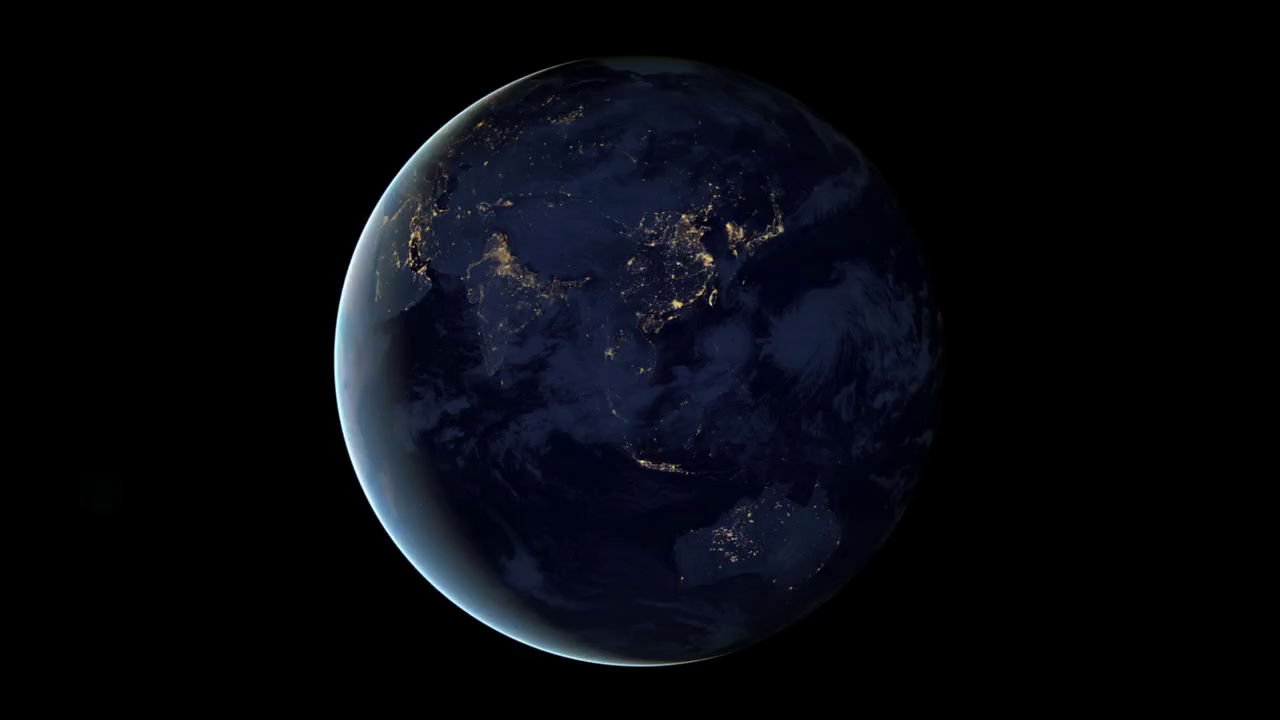
#> input picture frame 0 of ExampleFile.mov, 1280 x 720 px, given in place of Worm3.avi, which was not available
$ python SiftV1.py
#> lines starting #> are read from the running program, lines starting #| are printed output that depends on the picture; after the words box and inside, x2 and y2 are one past the last pixel; in counts of white or black regions, pixels touching at a corner belong together; pictures that were not available may be replaced by others from this repository, and a replacement may not be noted
import cv2
import numpy as np

def sample_frames(video_file, num_frames):
    """
    Sample evenly spaced frames from a video file.

    Args:
        video_file (str): Path to the video file.
        num_frames (int): Number of frames to sample.

    Returns:
        list: List of sampled grayscale frames.
    """
    cap = cv2.VideoCapture(video_file)
    frames = []
    total_frames = int(cap.get(cv2.CAP_PROP_FRAME_COUNT))

    print(f"Total frames in video: {total_frames}")

    # Adjust num_frames if it's greater than total_frames
    if num_frames > total_frames:
        num_frames = total_frames
        print(f"Adjusted number of frames to sample: {num_frames}")

    # Calculate intervals for sampling
    interval = total_frames / num_frames
    print(f"Frame sampling interval: {interval}")

    # Extract frames
    for i in range(num_frames):
        frame_idx = int(i * interval)
        cap.set(cv2.CAP_PROP_POS_FRAMES, frame_idx)
        ret, frame = cap.read()
        if ret:
            # Ensure the frame is in grayscale
            if len(frame.shape) == 3:
                frame = cv2.cvtColor(frame, cv2.COLOR_BGR2GRAY)
            frames.append(frame)
            print(f"Sampled frame {i} at index {frame_idx}")
        else:
            print(f"Failed to read frame at index {frame_idx}")
            break

    cap.release()
    print(f"Total sampled frames: {len(frames)}")
    return frames

def detect_sift_features(frame):
    """
    Detect SIFT features in a grayscale frame.

    Args:
        frame (numpy.ndarray): Grayscale image.

    Returns:
        tuple: Keypoints and descriptors.
    """
    sift = cv2.SIFT_create()
    keypoints, descriptors = sift.detectAndCompute(frame, None)
    print(f"Detected {len(keypoints)} keypoints")
    return keypoints, descriptors

def find_repeated_features(keypoints_list, descriptors_list, spatial_threshold=2):
    """
    Find repeated features across multiple frames.

    Args:
        keypoints_list (list): List of keypoints for each frame.
        descriptors_list (list): List of descriptors for each frame.
        spatial_threshold (float): Distance threshold to consider features as repeated.

    Returns:
        list: List of repeated feature points for each frame.
    """
    bf = cv2.BFMatcher()
    num_frames = len(keypoints_list)
    repeated_features = [[] for _ in range(num_frames)]

    print("Finding repeated features across frames...")
    for i in range(num_frames - 1):
        kp1 = keypoints_list[i]
        des1 = descriptors_list[i]
        for j in range(i + 1, num_frames):
            kp2 = keypoints_list[j]
            des2 = descriptors_list[j]

            # Match descriptors between frames using KNN
            matches = bf.knnMatch(des1, des2, k=2)
            good_matches = []
            for m, n in matches:
                if m.distance < 0.75 * n.distance:
                    # Calculate spatial distance between keypoints
                    pt1 = kp1[m.queryIdx].pt
                    pt2 = kp2[m.trainIdx].pt
                    distance = cv2.norm(pt1, pt2, cv2.NORM_L2)
                    if distance < spatial_threshold:
                        repeated_features[i].append((int(pt1[0]), int(pt1[1])))
                        repeated_features[j].append((int(pt2[0]), int(pt2[1])))
                        good_matches.append(m)
            print(f"Frame {i} vs Frame {j}: {len(good_matches)} good matches found")

    # Remove duplicate points in each frame
    for idx in range(num_frames):
        repeated_features[idx] = list(set(repeated_features[idx]))
        print(f"Frame {idx} has {len(repeated_features[idx])} repeated features")

    return repeated_features

def preprocess_frame_for_contours(frame):
    """
    Preprocess the frame to enhance contour detection.

    Args:
        frame (numpy.ndarray): Grayscale image.

    Returns:
        numpy.ndarray: Preprocessed binary image.
    """
    # Apply Gaussian Blur to reduce noise
    blurred = cv2.GaussianBlur(frame, (5, 5), 0)

    # Use Otsu's thresholding to automatically determine the threshold value
    _, thresh = cv2.threshold(blurred, 0, 255, cv2.THRESH_BINARY + cv2.THRESH_OTSU)

    # Invert the image if necessary (objects should be white on black background)
    # Check the mean to decide if inversion is needed
    # if np.mean(thresh) > 127:
    #     thresh = cv2.bitwise_not(thresh)
    #     print("Inverted thresholded image for proper contour detection.")

    # Apply morphological operations to separate connected objects
    kernel = cv2.getStructuringElement(cv2.MORPH_ELLIPSE, (3, 3))
    opening = cv2.morphologyEx(thresh, cv2.MORPH_OPEN, kernel, iterations=2)

    # Optional: Apply dilation to ensure contours are closed
    dilation = cv2.dilate(opening, kernel, iterations=1)

    return dilation

def find_relevant_contours(preprocessed_frame):
    """
    Find contours in the preprocessed frame.

    Args:
        preprocessed_frame (numpy.ndarray): Binary image for contour detection.

    Returns:
        list: Detected contours.
    """
    contours, _ = cv2.findContours(preprocessed_frame, cv2.RETR_EXTERNAL, cv2.CHAIN_APPROX_SIMPLE)
    print(f"Detected {len(contours)} contours after preprocessing.")
    return contours

def remove_objects_associated_with_features(frames, repeated_features):
    """
    Remove objects associated with repeated features from each frame.

    Args:
        frames (list): List of grayscale frames.
        repeated_features (list): List of repeated feature points for each frame.

    Returns:
        list: List of processed frames with objects removed.
    """
    processed_frames = []

    print("Removing objects associated with repeated features...")
    for idx, frame in enumerate(frames):
        print(f"\nProcessing Frame {idx}")

        # Display the original frame with repeated features
        frame_with_features = cv2.cvtColor(frame.copy(), cv2.COLOR_GRAY2BGR)
        for pt in repeated_features[idx]:
            cv2.circle(frame_with_features, pt, 3, (0, 0, 255), -1)
        cv2.imshow(f'Repeated Features - Frame {idx}', frame_with_features)
        cv2.waitKey(1)  # Briefly display the image

        # Preprocess the frame to enhance contour detection
        preprocessed = preprocess_frame_for_contours(frame)

        # Display the preprocessed binary image
        cv2.imshow(f'Preprocessed - Frame {idx}', preprocessed)
        cv2.waitKey(1)

        # Find contours in the preprocessed frame
        contours = find_relevant_contours(preprocessed)

        # Display contours
        frame_with_contours = cv2.cvtColor(frame.copy(), cv2.COLOR_GRAY2BGR)
        cv2.drawContours(frame_with_contours, contours, -1, (0, 255, 0), 1)
        cv2.imshow(f'Contours - Frame {idx}', frame_with_contours)
        cv2.waitKey(1)

        # Create a mask for objects to remove
        mask = np.zeros_like(frame, dtype=np.uint8)

        for pt in repeated_features[idx]:
            for contour in contours:
                if cv2.pointPolygonTest(contour, pt, False) >= 0:
                    cv2.drawContours(mask, [contour], -1, 255, -1)
                    print(f"Marked contour for point {pt} in Frame {idx}")
                    break  # Assuming one contour per point

        # Display mask
        cv2.imshow(f'Mask - Frame {idx}', mask)
        cv2.waitKey(1)

        # Remove the objects by setting them to 255 (white)
        frame_processed = frame.copy()
        frame_processed[mask == 255] = 255
        processed_frames.append(frame_processed)
        print(f"Frame {idx} processed")

        # Display processed frame with objects removed
        cv2.imshow(f'Processed Frame {idx}', frame_processed)
        cv2.waitKey(1)

    print("\nAll frames processed")
    return processed_frames

def main():
    video_path = 'temp_image_processing/Worm3.avi'
    num_frames = 5  # Adjust as needed for debugging
    print("Sampling frames...")
    frames = sample_frames(video_path, num_frames)
#> the loop in sample_frames, `for i in range(num_frames):` made 5 passes
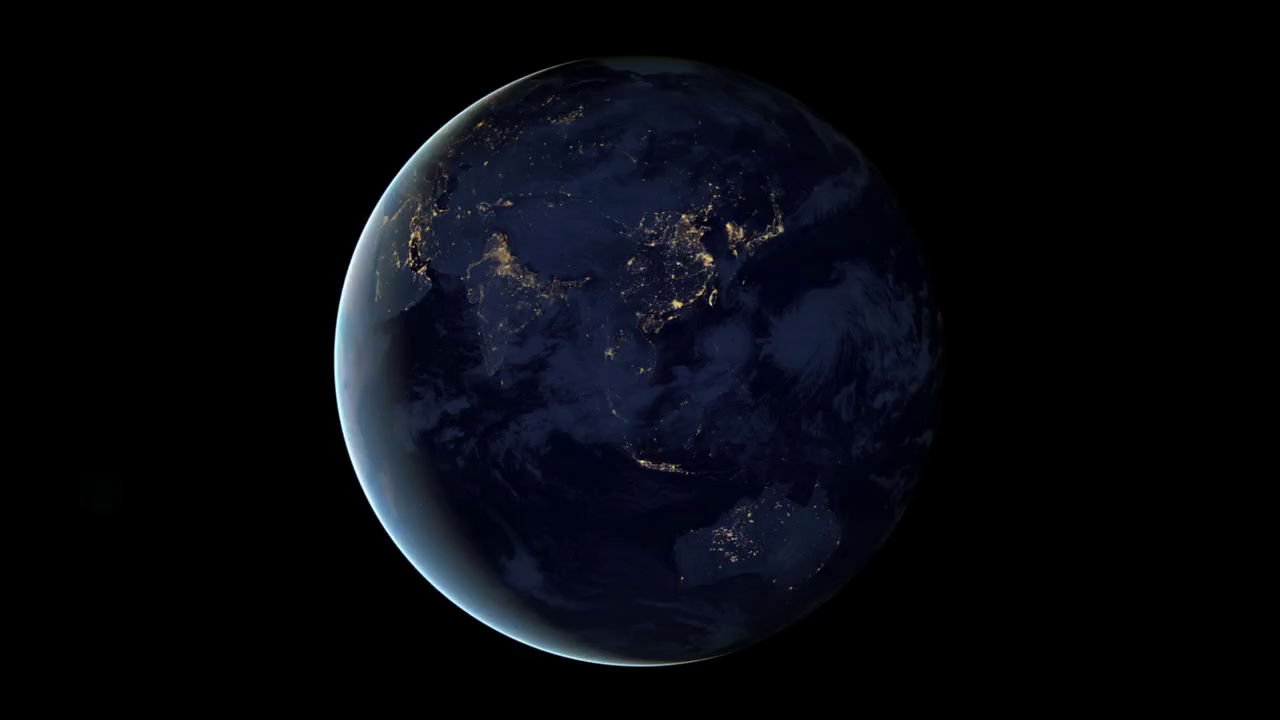
#> input picture frame 0 of ExampleFile.mov, 1280 x 720 px, given in place of Worm3.avi, which was not available
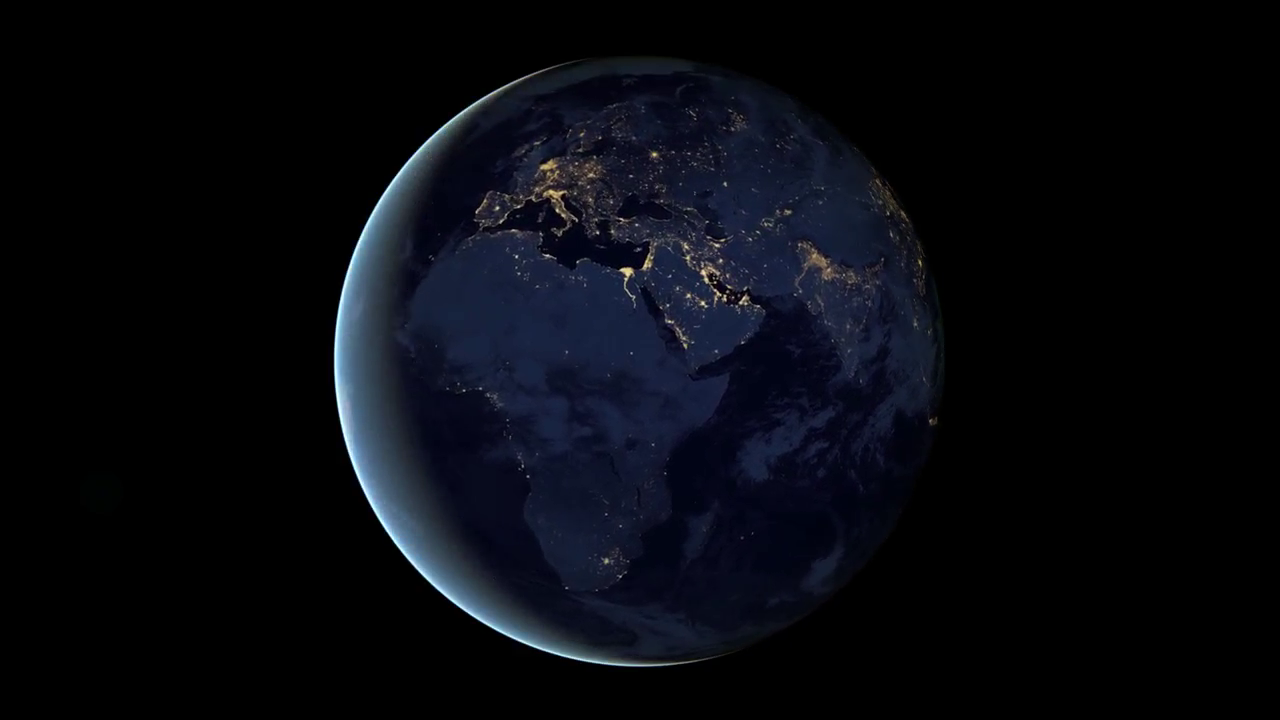
#> input picture frame 180 of ExampleFile.mov, 1280 x 720 px, given in place of Worm3.avi, which was not available
#> after the loop in sample_frames, `for i in range(num_frames):`:
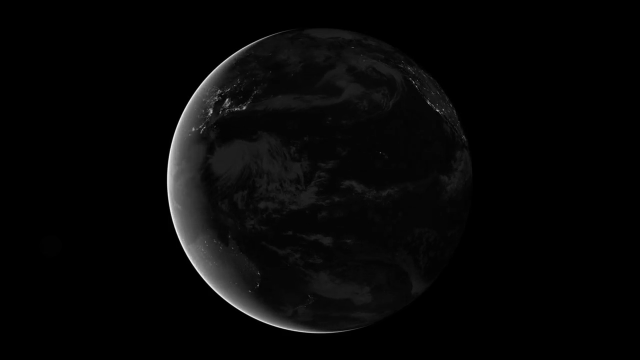
#> frame: shape (720, 1280) (shown at 1/2 size); min 0, max 249, mean 6.8
#> after the loop in sample_frames, `for i in range(num_frames):`: frames = 5 items
#| Total sampled frames: 5
#> frames = 5 items

    keypoints_list = []
    descriptors_list = []

    print("\nDetecting SIFT features in all sampled frames...")
    for idx, frame in enumerate(frames):
        print(f"\nDetecting features in Frame {idx}")
        keypoints, descriptors = detect_sift_features(frame)
        keypoints_list.append(keypoints)
        descriptors_list.append(descriptors)
#> this loop made 5 passes
#| Detecting features in Frame 0
#| Detected 320 keypoints
#| Detecting features in Frame 1
#| Detected 413 keypoints
#| Detecting features in Frame 2
#| Detected 366 keypoints
#> (further printed lines are left out)
#> after the loop, descriptors_list = 5 items; keypoints_list = 5 items

    print("\nFinding repeated features across all frames...")
    repeated_features = find_repeated_features(keypoints_list, descriptors_list)
#> in find_repeated_features, `num_frames = len(keypoints_list)`: num_frames = 5
#> repeated_features = [[], [], [(547, 653)], [(547, 653)], [(547, 653)]]

    # Debug: Print repeated features
    for idx, features in enumerate(repeated_features):
        print(f"Repeated features in Frame {idx}: {len(features)} points")
#> this loop made 5 passes
#> features on passes 1 to 5: [], [], [(547, 653)], [(547, 653)], [(547, 653)]
#> (printed output is left out)

    print("\nRemoving objects associated with repeated features...")
    processed_frames = remove_objects_associated_with_features(frames, repeated_features)
#> the loop in remove_objects_associated_with_features, `for idx, frame in enumerate(frames):` made 5 passes
#> (printed output is left out)
#> pass 1, in preprocess_frame_for_contours, `_, thresh = cv2.threshold(blurred, 0, 255, cv2.THRESH_BINARY + cv2.THR..`:
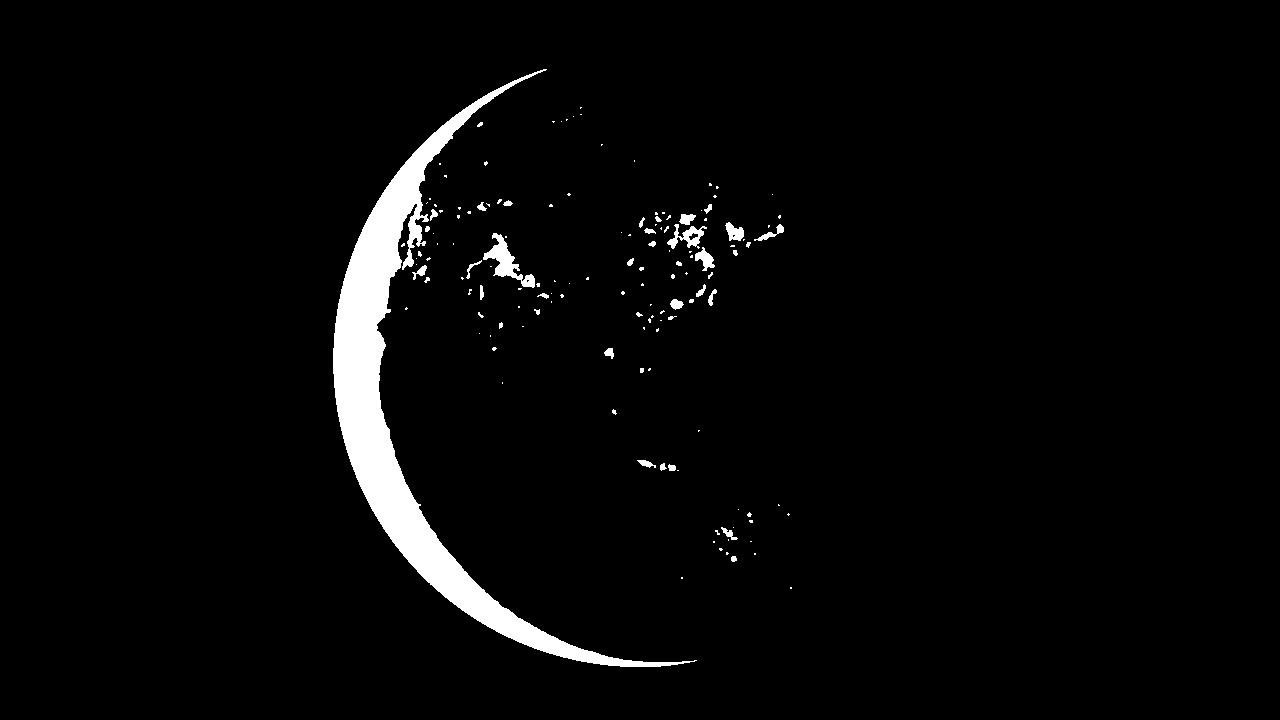
#> thresh: shape (720, 1280); 3.2% white; 144 white regions (105 under 20 px), largest, box (x1, y1, x2, y2) and area: (333, 69, 697, 667) 25381, (483, 233, 535, 288) 911, (667, 224, 707, 249) 404
#> after the loop in remove_objects_associated_with_features, `for idx, frame in enumerate(frames):`:
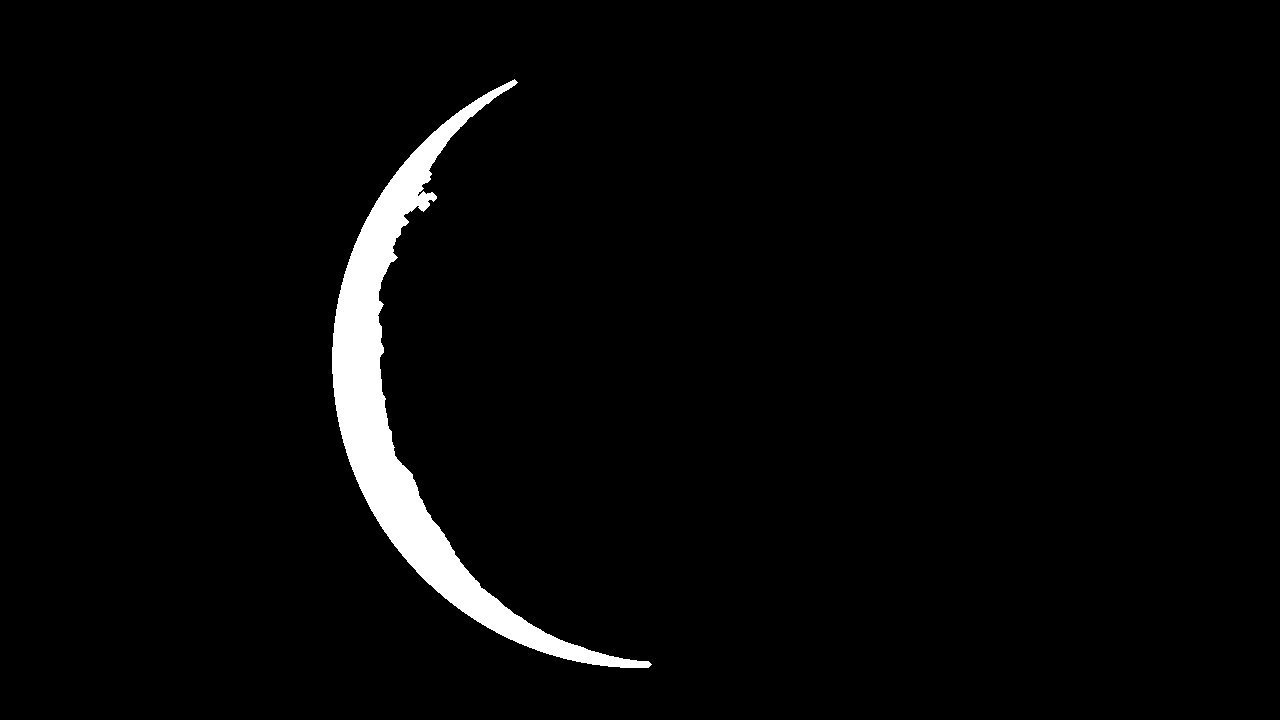
#> mask: shape (720, 1280); 2.9% white; 1 white region, box (x1, y1, x2, y2) and area: (332, 79, 652, 668) 26337
#> after the loop in remove_objects_associated_with_features, `for idx, frame in enumerate(frames):`: processed_frames = 5 items
#> processed_frames = 5 items

    print("\nDisplaying the processed frames. Press any key to proceed to the next frame or 'q' to quit.")
    for idx, frame in enumerate(processed_frames):
        cv2.imshow(f'Final Processed Frame {idx}', frame)
        key = cv2.waitKey(0)
        if key == ord('q'):
            break
#> this loop made 1 pass; (key q is pressed on pass 1)
    cv2.destroyAllWindows()

if __name__ == "__main__":
    main()
